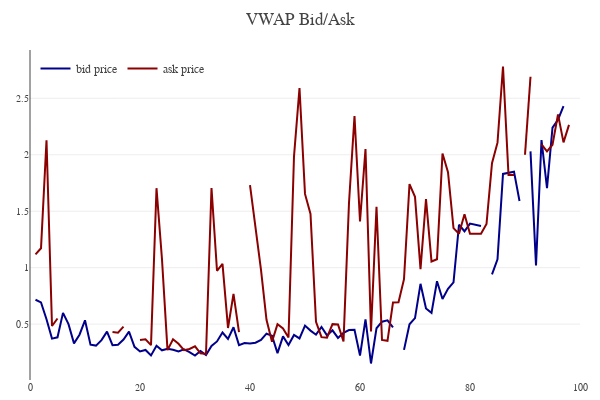

Notebook cell for this chart:
### Code cell
model.bank_details.price_plot()
